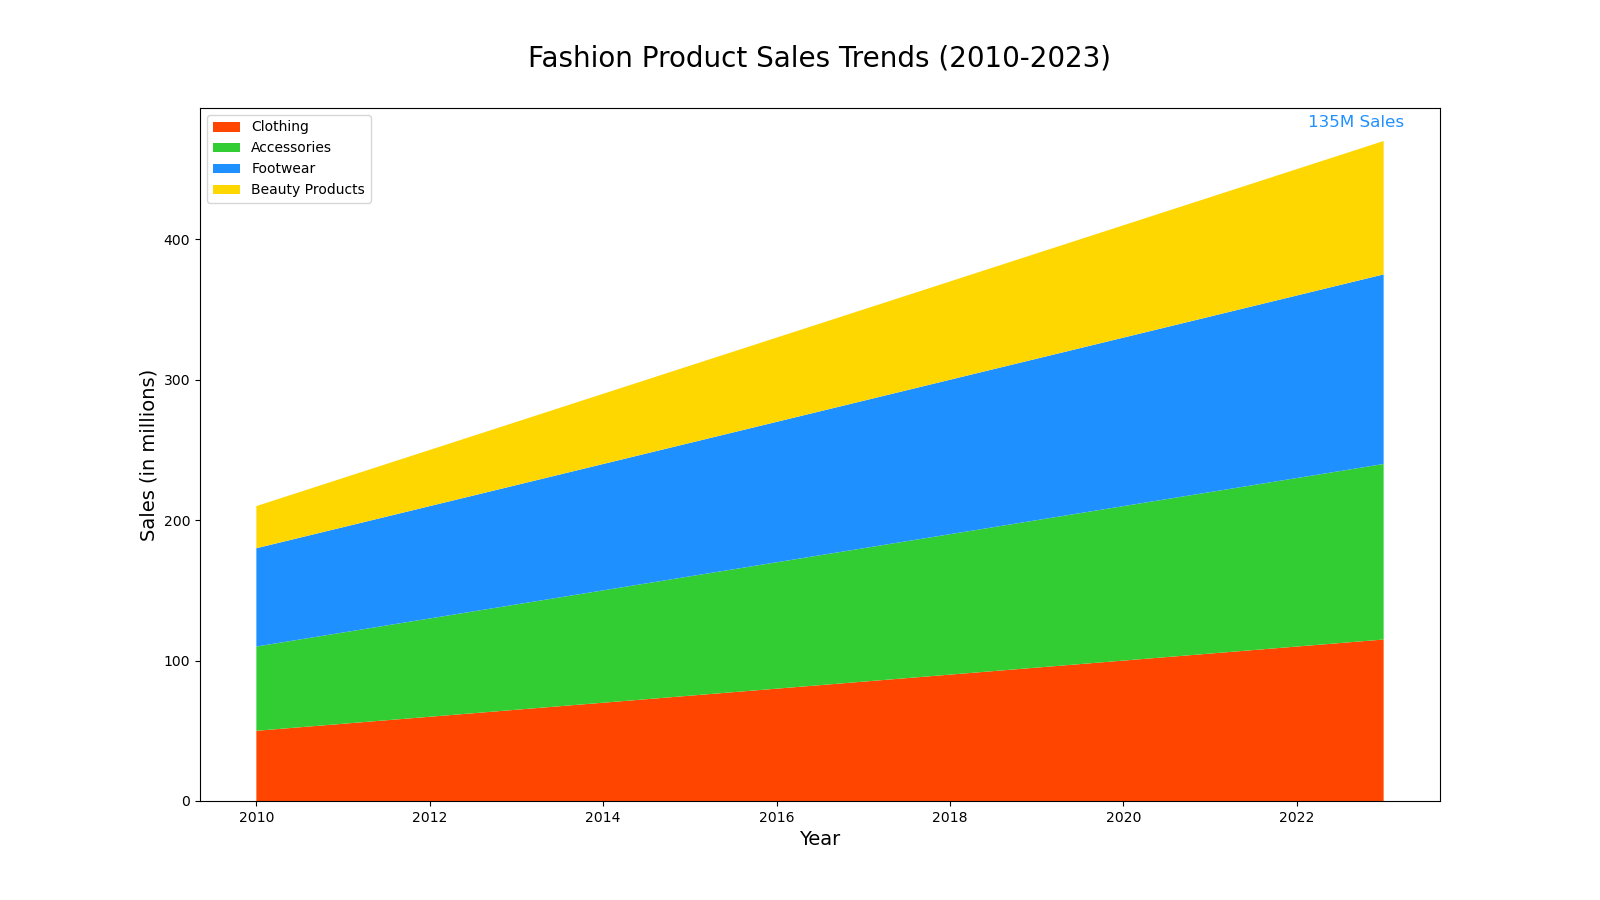

Python code for this plot:

import matplotlib.pyplot as plt

# Data for each year
years = list(range(2010, 2024))
clothing = [50, 55, 60, 65, 70, 75, 80, 85, 90, 95, 100, 105, 110, 115]
accessories = [60, 65, 70, 75, 80, 85, 90, 95, 100, 105, 110, 115, 120, 125]
footwear = [70, 75, 80, 85, 90, 95, 100, 105, 110, 115, 120, 125, 130, 135]
beauty_products = [30, 35, 40, 45, 50, 55, 60, 65, 70, 75, 80, 85, 90, 95]

# Creating a stacked area chart
plt.figure(figsize=(16, 9))
plt.stackplot(years, clothing, accessories, footwear, beauty_products, 
              colors=['#FF4500', '#32CD32', '#1E90FF', '#FFD700'])

# Adding labels and title
plt.title('Fashion Product Sales Trends (2010-2023)', fontsize=20, pad=30)
plt.xlabel('Year', fontsize=14)
plt.ylabel('Sales (in millions)', fontsize=14)

# Adding a legend
plt.legend(['Clothing', 'Accessories', 'Footwear', 'Beauty Products'], loc='upper left')

# Annotating the last data point for Footwear
plt.annotate(f'{footwear[-1]}M Sales',
             (years[-1], sum([clothing[-1], accessories[-1], footwear[-1], beauty_products[-1]])),
             textcoords="offset points",
             xytext=(-20,10),
             ha='center',
             fontsize=12,
             color='#1E90FF')

plt.show()
